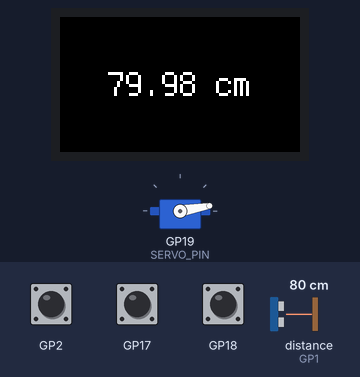
This program was run on a simulated Raspberry Pi Pico running CircuitPython. Parts: servo, 240×135 colour display. The inputs (shaded band) are chosen by the test bench; at power-on: GP17 HIGH, GP18 HIGH, GP2 HIGH, distance to the obstacle (sensor on GP1) 80 cm. The echo pulse lasts 58.3 µs per cm; what the program prints to the serial console is not drawn.

Above: at 1.2 s.
1.3 s: GP17 pulled LOW for 0.7 s
At 2.9 s:
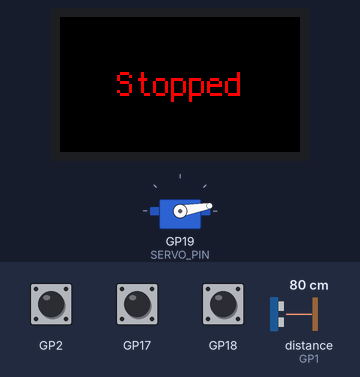
3.5 s: GP17 pulled LOW for 1 s
At 5.6 s:
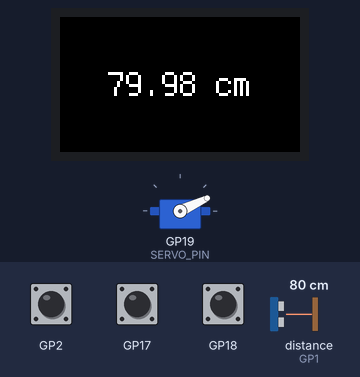
7.7 s: GP18 pulled LOW for 0.7 s
At 8.9 s:
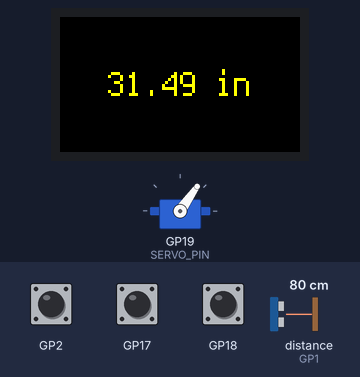
11.1 s: GP2 pulled LOW for 0.7 s
At 12.3 s:
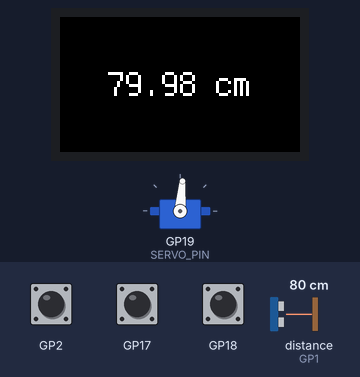
13.9 s: distance to the obstacle (sensor on GP1) set to 2 cm
At 15.0 s:
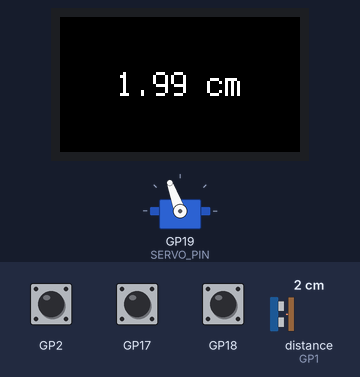
17.1 s: GP18 pulled LOW for 1 s
At 18.3 s:
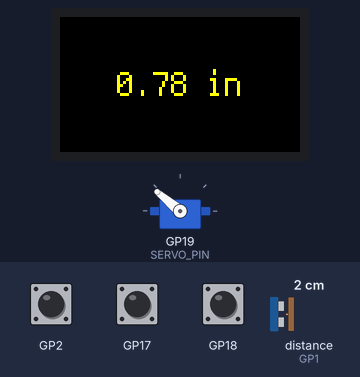
Timing chart, 0 to 63.5 s (numbered marks = the images above; inputs shaded):
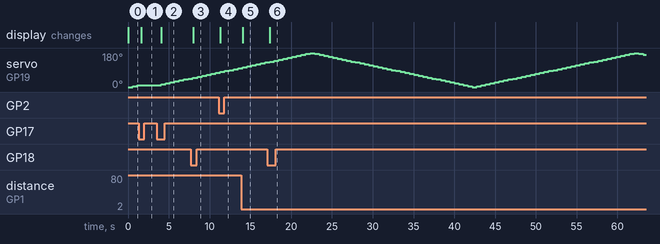

Measured:
- after the input at 1.3 s, servo on GP19 (SERVO_PIN): stays 10° (without the input it goes to 15° after 0.37 s); the display: changes after 0.33 s (image 1)
- after the input at 3.5 s, servo on GP19 (SERVO_PIN): moves from 10° to 45° over 3.3 s, starting after 0.57 s; the display: changes after 0.59 s (image 2)
- after the input at 7.7 s, the display: changes after 0.29 s (image 3)
- after the input at 11.1 s, the display: changes after 0.22 s (image 4)
- after the input at 13.9 s, the display: changes after 0.20 s (image 5)
- after the input at 17.1 s, the display: changes after 0.30 s (image 6)

The program:

radarCodeButtons.py
```python
import time
import board
import pwmio
import busio
import digitalio
import displayio
import terminalio
import adafruit_st7789
import adafruit_hcsr04
from fourwire import FourWire
from adafruit_motor import servo
from adafruit_motor import servo
from adafruit_display_shapes.line import Line
from adafruit_display_shapes.circle import Circle
from adafruit_display_text.label import Label

#---------------------------------------------------------------------------------
# Radar Version 2
#
# Rotate and display distance as number on the screen.
# Created using cut&paste from examples
#
# New features
# - Start/Stop   Button B
# - Joy up/down  cm / in display
#---------------------------------------------------------------------------------

# PIN setup - change to match your setup
TRIGGER_PIN = board.GP0   # Ultrasonic sensor
ECHO_PIN    = board.GP1
SERVO_PIN   = board.GP19  # Servo
BUZZER_PIN  = board.GP21  # Buzzer (fixed on the board)

# PIN setup for buttons
BUTTON_B    = board.GP17  # Button B on display
JOY_UP      = board.GP2   # Joystick up
JOY_DOWN    = board.GP18  # Joystick down
JOY_LEFT    = board.GP16  # Joystick left
JOY_RIGHT   = board.GP20  # Joystick right

def make_button(pin):
    button = digitalio.DigitalInOut(pin)
    button.switch_to_input(pull=digitalio.Pull.UP)
    return button

button_b  = make_button(BUTTON_B)
joy_up    = make_button(JOY_UP)
joy_down  = make_button(JOY_DOWN)
joy_left  = make_button(JOY_LEFT)
joy_right = make_button(JOY_RIGHT)

# Initialize SPI display
displayio.release_displays()
spi = busio.SPI(clock=board.GP10, MOSI=board.GP11, MISO=None)
tft_cs = board.GP9
tft_dc = board.GP8
tft_rst = board.GP12
display_bus = FourWire(spi, command=tft_dc, chip_select=tft_cs, reset=tft_rst)
display = adafruit_st7789.ST7789(display_bus, rotation=270,
                                 width=240, height=135, rowstart=40, colstart=53)

# Display stuff
group = displayio.Group()
display.root_group = group  # Updated to use root_group

# Make label and put it in the middle
center_x, center_y = display.width//2, display.height//2
label=Label(terminalio.FONT, color=0xFFFFFF, scale=3, text="ORCSGirls",
            anchor_point=(0.5,0.5), anchored_position=(center_x,center_y))
group.append(label)   # Add it to the screen

# Make sonar sensor object
sonar = adafruit_hcsr04.HCSR04(trigger_pin=TRIGGER_PIN, echo_pin=ECHO_PIN)

# Create a servo object, my_servo.
pwm = pwmio.PWMOut(SERVO_PIN, duty_cycle=2 ** 15, frequency=50)
my_servo = servo.Servo(pwm)

# Scanning start and end angle and step size
START_ANGLE = 0
END_ANGLE   = 180
STEP_ANGLE  = 5

#---------------------------------------------------------------------------------
def next_angle(angle,step):
    if angle + step > END_ANGLE:
        return angle-step, -step
    elif angle + step < START_ANGLE:
        return angle-step, -step
    else:
        return angle + step, step

#---------------------------------------------------------------------------------
def get_distance():
    try:
        return sonar.distance
    except RuntimeError:
        return 0

#---------------------------------------------------------------------------------
def display_distance(distance, unit):
    """ Displays the distance on the LCD screen """
    print(distance)  # For console and plot

    if distance > 0:
        if unit == 'in':
            distance = distance / 2.54
            label.color=0xFFFF00
        else:
            label.color=0xFFFFFF
        label.text=f"{distance:.2f} {unit}"
    else:
        label.color=0xFF0000
        label.text="Read error"

#---------------------------------------------------------------------------------
# Main sweeping loop
# Note we changed how we change angle from a list to calculating it.
# This makes stopping and continuing easier :)
#---------------------------------------------------------------------------------

unit = 'cm'
running = True
angle = START_ANGLE
step = STEP_ANGLE

while True:
    if running:
        my_servo.angle = angle                  # Rotate to the angle
        distance = get_distance()               # Measure distance
        display_distance(distance, unit)        # Put it on the screen - using our routine
        angle, step = next_angle(angle, step)   # Getting the next angle
        time.sleep(0.5)                         # Wait a little

    # Check buttons
    if not button_b.value:
        label.color=0xFF0000
        label.text="Stopped"
        running = not running
        time.sleep(0.5)

    if not joy_up.value:
        unit = 'cm'

    if not joy_down.value:
        unit = 'in'

    time.sleep(0.05)
```
